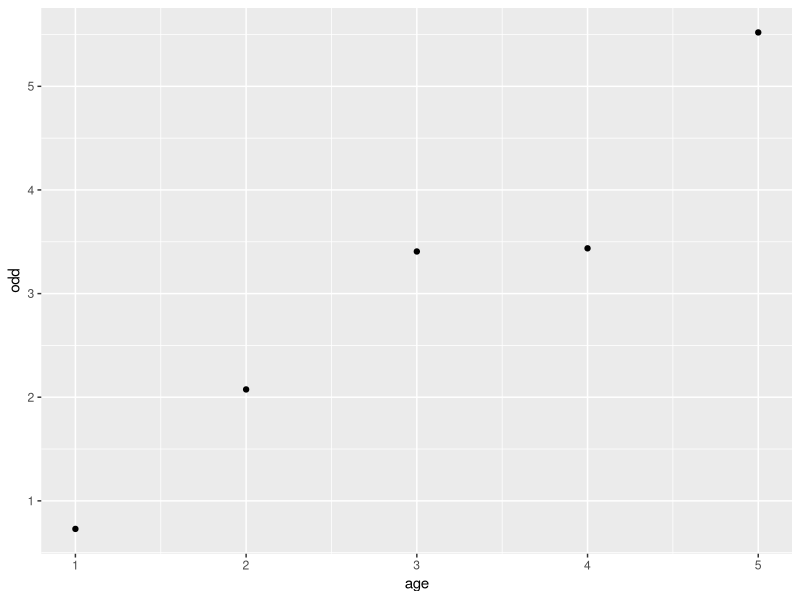
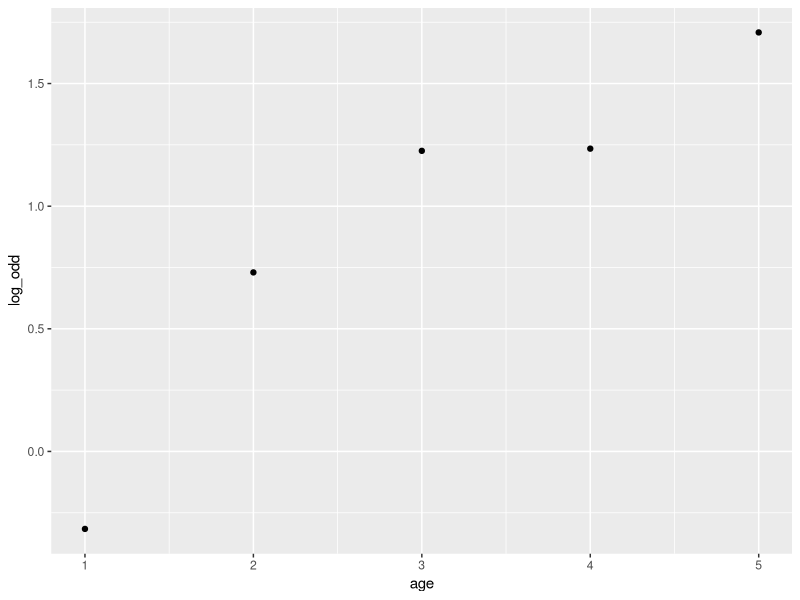
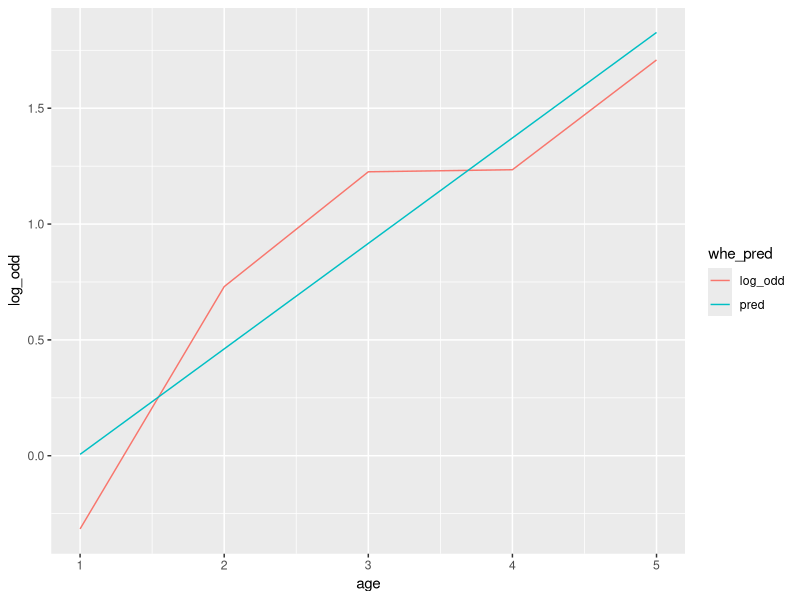

Reproduce these figures in R, in order.
## Assign: Ecnometrics
## Edward J. Xu
## Mar 22, 2020
setwd("~/GitHub/TidySimStat/examples")
library(tidyverse)

#### Data ####
dat <- read_csv("./data/EEHA.csv")

set.seed(6)
sample_size <- 1200
dat <- dat %>%
  slice(sample(nrow(dat), sample_size))

dat %>%
  select(respondent_ID, age, know_el)

#### Conditional Frequency ####
cal_freq_con <- function(x, dat, y){
  x_n <- dat %>%
    filter(age == x) %>%
    nrow()
  
  xy_n <- dat %>%
    filter(age == x) %>%
    filter(know_el == 1) %>%
    nrow()
  
  return(xy_n / x_n)
}

## Note that the age group starts from 0
dist_know_el <- 
  tibble(age = seq(5)) %>%
  mutate(freq = map_dbl(.$age, cal_freq_con, dat = dat)) %>%
  mutate(freq_0 = 1 - freq) %>%
  mutate(odd = freq / freq_0) %>%
  mutate(log_odd = log(odd))

dist_know_el %>%
  ggplot() +
    geom_point(aes(age, odd)) 

dist_know_el %>%
  ggplot() +
    geom_point(aes(age, log_odd))

mod_1 <- 
  lm(log_odd ~ age, data = dist_know_el)

dist_know_el %>%
  mutate(pred = predict(mod_1, newdata = tibble(age = seq(5)))) %>%
  gather(log_odd, pred, key = whe_pred, value = log_odd) %>%
  ggplot() +
    geom_line(aes(age, log_odd, color = whe_pred))


